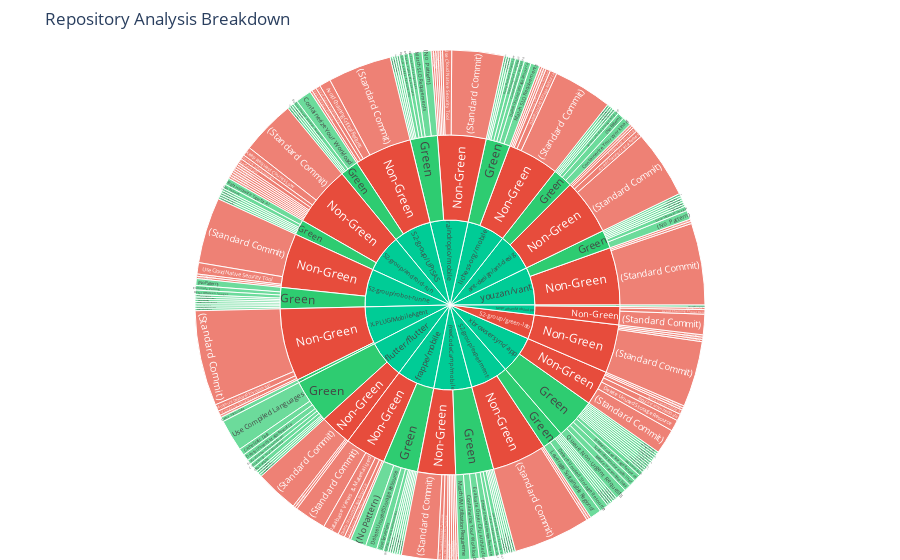
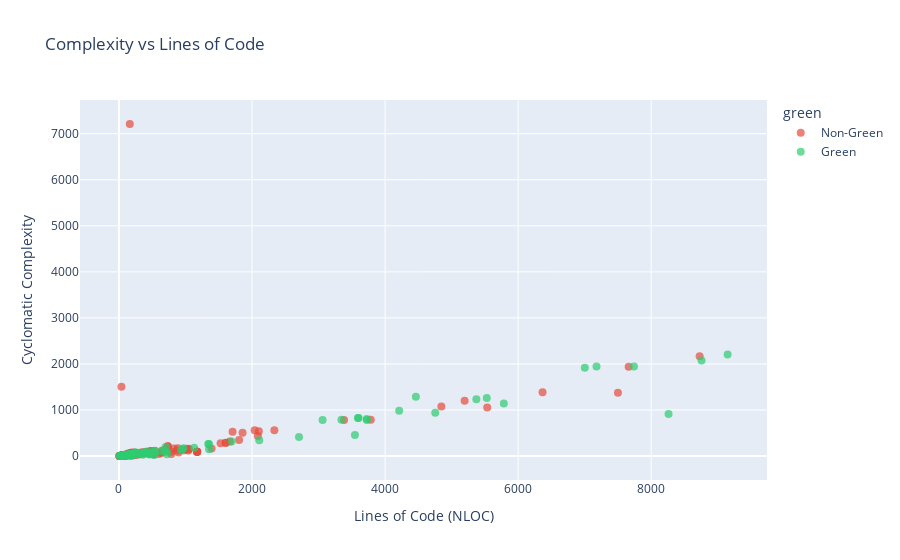

Here is the notebook cell these charts were saved with, in order:
### Markdown cell above
## Step 14: Interactive Visualization (Plotly)

Interactive charts for deeper exploration.

### Code cell
import plotly.express as px
import warnings

# Suppress the FutureWarning from Plotly/Pandas compatibility
warnings.filterwarnings('ignore', category=FutureWarning, module='plotly')

# Sunburst: Repository -> Green/Non-Green -> Pattern
sun_data = []
for r in results:
    for c in r.get('commits', []):
        is_green = c.get('green_aware', False)
        cat = 'Green' if is_green else 'Non-Green'
        patterns = c.get('gsf_patterns_matched', [])
        # Use descriptive label instead of "None"
        if patterns:
            pat = patterns[0][:30]
        else:
            pat = '(No Pattern)' if is_green else '(Standard Commit)'
        sun_data.append({
            'repository': r['name'][:20], 
            'category': cat,
            'pattern': pat, 
            'count': 1,
        })

if sun_data:
    df_sun = pd.DataFrame(sun_data)
    fig = px.sunburst(df_sun, path=['repository', 'category', 'pattern'],
                      values='count', title='Repository Analysis Breakdown',
                      color='category',
                      color_discrete_map={'Green': '#2ecc71', 'Non-Green': '#e74c3c'})
    fig.update_layout(margin=dict(t=50, l=0, r=0, b=0))
    fig.show()

# Scatter: Complexity vs NLOC
sc = [{'cx': c['total_complexity'], 'nloc': c['total_nloc'],
       'green': 'Green' if c.get('green_aware') else 'Non-Green',
       'repo': c.get('repository', 'Unknown')}
      for c in all_commits if c.get('total_complexity') and c.get('total_nloc')]

if sc:
    fig2 = px.scatter(pd.DataFrame(sc), x='nloc', y='cx', color='green',
                      hover_data=['repo'],
                      color_discrete_map={'Green': '#2ecc71', 'Non-Green': '#e74c3c'},
                      title='Complexity vs Lines of Code',
                      labels={'nloc': 'Lines of Code (NLOC)', 'cx': 'Cyclomatic Complexity'})
    fig2.update_traces(marker=dict(size=8, opacity=0.7))
    fig2.show()

### Figure 1 — Plotly figure (JSON) as saved in the notebook; plotly's stock layout.template omitted (floating-point values rounded to 4 significant figures; data arrays with more than 128 entries replaced by an {"elided": "..."} marker saying what was removed)
{"data": [{"branchvalues": "total", "customdata": {"elided": "231x1 str values"}, "domain": {"x": [0, 1], "y": [0, 1]}, "hovertemplate": "labels=%{label}<br>count=%{value}<br>parent=%{parent}<br>id=%{id}<br>category=%{customdata[0]}<extra></extra>", "ids": {"elided": "231 str values"}, "labels": {"elided": "231 str values"}, "marker": {"colors": {"elided": "231 str values"}}, "name": "", "parents": {"elided": "231 str values"}, "type": "sunburst", "values": {"elided": "231 int values"}}], "layout": {"legend": {"tracegroupgap": 0}, "margin": {"b": 0, "l": 0, "r": 0, "t": 50}, "title": {"text": "Repository Analysis Breakdown"}}}

### Figure 2 — Plotly figure (JSON) as saved in the notebook; plotly's stock layout.template omitted (floating-point values rounded to 4 significant figures; data arrays with more than 128 entries replaced by an {"elided": "..."} marker saying what was removed)
{"data": [{"customdata": {"elided": "188x1 str values"}, "hovertemplate": "green=Non-Green<br>Lines of Code (NLOC)=%{x}<br>Cyclomatic Complexity=%{y}<br>repo=%{customdata[0]}<extra></extra>", "legendgroup": "Non-Green", "marker": {"color": "#e74c3c", "opacity": 0.7, "size": 8, "symbol": "circle"}, "mode": "markers", "name": "Non-Green", "orientation": "v", "showlegend": true, "type": "scatter", "x": {"elided": "188 int values"}, "xaxis": "x", "y": {"elided": "188 int values"}, "yaxis": "y"}, {"customdata": [["frappe/mobile"], ["xbrowsersync/app"], ["xbrowsersync/app"], ["xbrowsersync/app"], ["xbrowsersync/app"], ["xbrowsersync/app"], ["xbrowsersync/app"], ["xbrowsersync/app"], ["xbrowsersync/app"], ["xbrowsersync/app"], ["xbrowsersync/app"], ["xbrowsersync/app"], ["xbrowsersync/app"], ["xbrowsersync/app"], ["xbrowsersync/app"], ["xbrowsersync/app"], ["xbrowsersync/app"], ["xbrowsersync/app"], ["xbrowsersync/app"], ["xbrowsersync/app"], ["xbrowsersync/app"], ["xbrowsersync/app"], ["xbrowsersync/app"], ["xbrowsersync/app"], ["ant-design/ant-design-mobile"], ["ant-design/ant-design-mobile"], ["ant-design/ant-design-mobile"], ["ant-design/ant-design-mobile"], ["ant-design/ant-design-mobile"], ["ant-design/ant-design-mobile"], ["ant-design/ant-design-mobile"], ["ant-design/ant-design-mobile"], ["youzan/vant"], ["youzan/vant"], ["youzan/vant"], ["youzan/vant"], ["youzan/vant"], ["youzan/vant"], ["youzan/vant"], ["youzan/vant"], ["youzan/vant"], ["youzan/vant"], ["raindropio/mobile"], ["raindropio/mobile"], ["raindropio/mobile"], ["raindropio/mobile"], ["raindropio/mobile"], ["raindropio/mobile"], ["raindropio/mobile"], ["raindropio/mobile"], ["raindropio/mobile"], ["raindropio/mobile"], ["raindropio/mobile"], ["raindropio/mobile"], ["raindropio/mobile"], ["raindropio/mobile"], ["raindropio/mobile"], ["raindropio/mobile"], ["S2-group/UPISAS"], ["S2-group/UPISAS"], ["S2-group/UPISAS"], ["S2-group/UPISAS"], ["S2-group/UPISAS"], ["S2-group/UPISAS"], ["S2-group/UPISAS"], ["S2-group/UPISAS"], ["S2-group/UPISAS"], ["S2-group/UPISAS"], ["S2-group/experiment-runner"], ["S2-group/experiment-runner"], ["S2-group/experiment-runner"], ["S2-group/experiment-runner"], ["S2-group/experiment-runner"], ["S2-group/experiment-runner"], ["S2-group/experiment-runner"], ["S2-group/experiment-runner"], ["S2-group/experiment-runner"], ["S2-group/experiment-runner"], ["S2-group/android-runner"], ["S2-group/android-runner"], ["S2-group/android-runner"], ["S2-group/android-runner"], ["S2-group/android-runner"], ["S2-group/android-runner"], ["S2-group/android-runner"], ["S2-group/android-runner"], ["S2-group/robot-runner"], ["S2-group/robot-runner"], ["S2-group/robot-runner"], ["S2-group/robot-runner"], ["S2-group/robot-runner"], ["S2-group/robot-runner"], ["S2-group/robot-runner"], ["S2-group/robot-runner"], ["S2-group/robot-runner"], ["S2-group/robot-runner"], ["lichess-org/mobile"], ["lichess-org/mobile"], ["lichess-org/mobile"]], "hovertemplate": "green=Green<br>Lines of Code (NLOC)=%{x}<br>Cyclomatic Complexity=%{y}<br>repo=%{customdata[0]}<extra></extra>", "legendgroup": "Green", "marker": {"color": "#2ecc71", "opacity": 0.7, "size": 8, "symbol": "circle"}, "mode": "markers", "name": "Green", "orientation": "v", "showlegend": true, "type": "scatter", "x": [19, 5785, 5529, 203, 44, 5372, 4212, 3726, 4463, 7002, 1354, 3061, 7741, 4754, 3725, 1342, 3591, 3602, 2109, 9149, 8757, 3344, 7178, 701, 19, 45, 246, 159, 953, 420, 79, 96, 138, 12, 302, 288, 34, 91, 149, 102, 210, 543, 3547, 461, 1131, 721, 970, 432, 1693, 245, 388, 637, 259, 8261, 359, 721, 531, 458, 136, 187, 450, 323, 143, 508, 117, 107, 121, 118, 206, 302, 232, 93, 137, 173, 187, 77, 683, 133, 72, 88, 119, 933, 1355, 91, 91, 2706, 320, 98, 53, 184, 148, 324, 387, 168, 532, 65, 202, 208, 212], "xaxis": "x", "y": [4, 1142, 1259, 17, 8, 1234, 985, 782, 1290, 1919, 263, 781, 1946, 939, 803, 261, 824, 828, 344, 2206, 2076, 787, 1943, 199, 4, 1, 82, 24, 155, 97, 15, 23, 18, 1, 39, 39, 6, 15, 8, 8, 11, 70, 458, 58, 178, 87, 167, 73, 316, 43, 60, 104, 68, 914, 28, 39, 21, 35, 33, 41, 62, 59, 28, 100, 25, 25, 26, 26, 28, 60, 55, 21, 29, 36, 24, 21, 123, 28, 11, 23, 19, 130, 147, 26, 26, 414, 63, 18, 10, 33, 33, 66, 80, 40, 104, 13, 47, 50, 51], "yaxis": "y"}], "layout": {"legend": {"title": {"text": "green"}, "tracegroupgap": 0}, "title": {"text": "Complexity vs Lines of Code"}, "xaxis": {"anchor": "y", "domain": [0, 1], "title": {"text": "Lines of Code (NLOC)"}}, "yaxis": {"anchor": "x", "domain": [0, 1], "title": {"text": "Cyclomatic Complexity"}}}}
